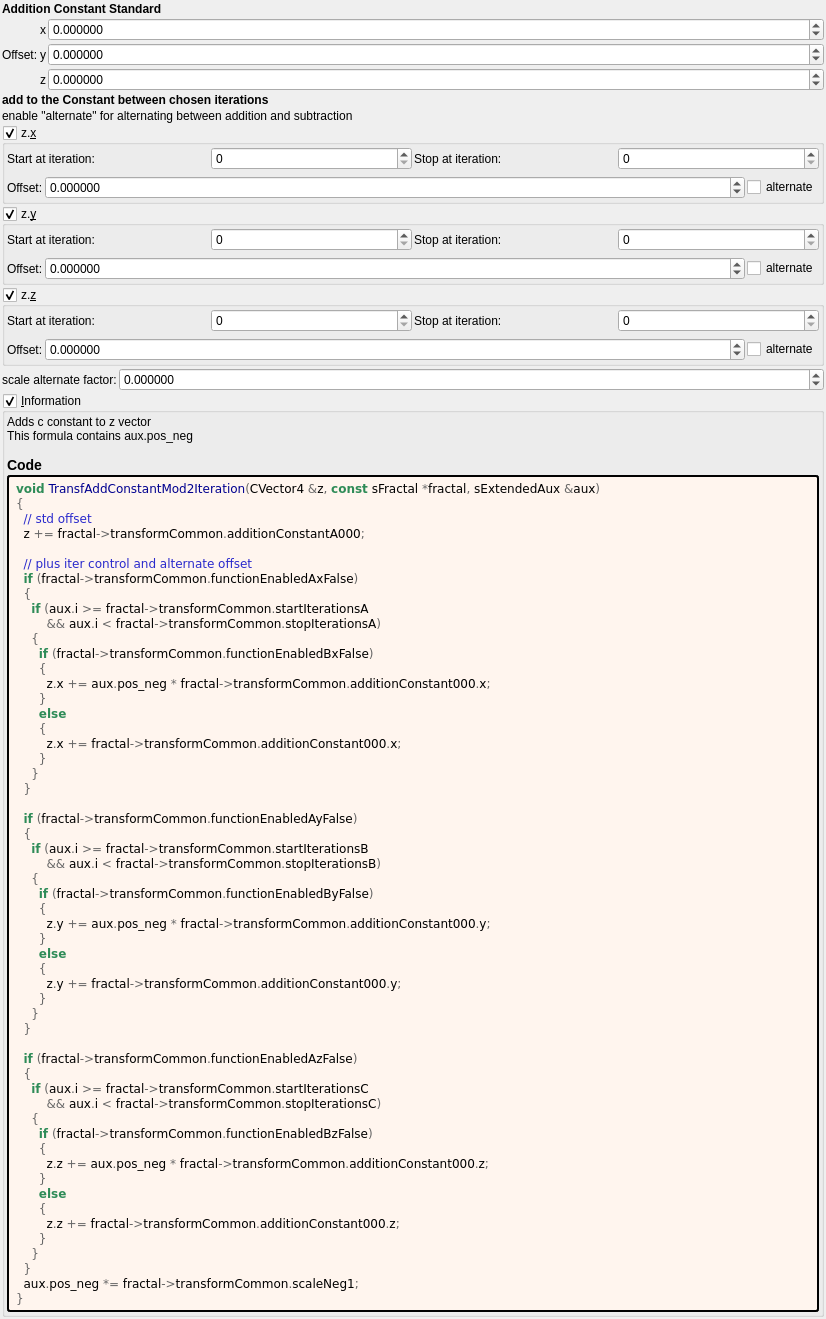
 <widget class="QWidget" name="Form">
  <property name="geometry">
   <rect>
    <x>0</x>
    <y>0</y>
    <width>826</width>
    <height>976</height>
   </rect>
  </property>
  <property name="windowTitle">
   <string notr="true">transf_add_constant_mod2</string>
  </property>
  <layout class="QVBoxLayout" name="verticalLayout">
   <property name="spacing">
    <number>2</number>
   </property>
   <property name="leftMargin">
    <number>2</number>
   </property>
   <property name="topMargin">
    <number>2</number>
   </property>
   <property name="rightMargin">
    <number>2</number>
   </property>
   <property name="bottomMargin">
    <number>2</number>
   </property>
   <item>
    <widget class="QLabel" name="label_257">
     <property name="font">
      <font>
       <weight>75</weight>
       <bold>true</bold>
      </font>
     </property>
     <property name="text">
      <string>Addition Constant Standard</string>
     </property>
    </widget>
   </item>
   <item>
    <layout class="QGridLayout" name="gridLayout_63" columnstretch="0,0,0,1">
     <property name="spacing">
      <number>2</number>
     </property>
     <item row="2" column="2">
      <widget class="QLabel" name="label_114">
       <property name="text">
        <string notr="true">x</string>
       </property>
      </widget>
     </item>
     <item row="2" column="3">
      <widget class="MyDoubleSpinBox" name="spinbox3_transf_addition_constantA_000_x">
       <property name="sizePolicy">
        <sizepolicy hsizetype="Minimum" vsizetype="Maximum">
         <horstretch>0</horstretch>
         <verstretch>0</verstretch>
        </sizepolicy>
       </property>
       <property name="prefix">
        <string/>
       </property>
       <property name="suffix">
        <string/>
       </property>
       <property name="decimals">
        <number>6</number>
       </property>
       <property name="minimum">
        <double>-99.989999999999995</double>
       </property>
       <property name="maximum">
        <double>99.989999999999995</double>
       </property>
       <property name="singleStep">
        <double>0.100000000000000</double>
       </property>
      </widget>
     </item>
     <item row="4" column="2">
      <widget class="QLabel" name="label_115">
       <property name="text">
        <string notr="true">z</string>
       </property>
      </widget>
     </item>
     <item row="3" column="2">
      <widget class="QLabel" name="label_113">
       <property name="text">
        <string notr="true">y</string>
       </property>
      </widget>
     </item>
     <item row="4" column="3">
      <widget class="MyDoubleSpinBox" name="spinbox3_transf_addition_constantA_000_z">
       <property name="sizePolicy">
        <sizepolicy hsizetype="Minimum" vsizetype="Maximum">
         <horstretch>0</horstretch>
         <verstretch>0</verstretch>
        </sizepolicy>
       </property>
       <property name="prefix">
        <string/>
       </property>
       <property name="suffix">
        <string/>
       </property>
       <property name="decimals">
        <number>6</number>
       </property>
       <property name="minimum">
        <double>-99.989999999999995</double>
       </property>
       <property name="maximum">
        <double>99.989999999999995</double>
       </property>
       <property name="singleStep">
        <double>0.100000000000000</double>
       </property>
      </widget>
     </item>
     <item row="3" column="3">
      <widget class="MyDoubleSpinBox" name="spinbox3_transf_addition_constantA_000_y">
       <property name="sizePolicy">
        <sizepolicy hsizetype="Minimum" vsizetype="Maximum">
         <horstretch>0</horstretch>
         <verstretch>0</verstretch>
        </sizepolicy>
       </property>
       <property name="prefix">
        <string/>
       </property>
       <property name="suffix">
        <string/>
       </property>
       <property name="decimals">
        <number>6</number>
       </property>
       <property name="minimum">
        <double>-99.989999999999995</double>
       </property>
       <property name="maximum">
        <double>99.989999999999995</double>
       </property>
       <property name="singleStep">
        <double>0.100000000000000</double>
       </property>
      </widget>
     </item>
     <item row="3" column="1">
      <widget class="QLabel" name="label_255">
       <property name="text">
        <string>Offset:</string>
       </property>
      </widget>
     </item>
    </layout>
   </item>
   <item>
    <widget class="QLabel" name="label_259">
     <property name="font">
      <font>
       <weight>75</weight>
       <bold>true</bold>
      </font>
     </property>
     <property name="text">
      <string>add to the Constant between chosen iterations</string>
     </property>
    </widget>
   </item>
   <item>
    <widget class="QLabel" name="label_76">
     <property name="text">
      <string>enable &quot;alternate&quot; for alternating between addition and subtraction</string>
     </property>
    </widget>
   </item>
   <item>
    <widget class="MyGroupBox" name="groupCheck_transf_function_enabledAx_false">
     <property name="title">
      <string>z.&amp;x</string>
     </property>
     <property name="checkable">
      <bool>true</bool>
     </property>
     <layout class="QVBoxLayout" name="verticalLayout_14">
      <property name="leftMargin">
       <number>2</number>
      </property>
      <property name="topMargin">
       <number>2</number>
      </property>
      <property name="rightMargin">
       <number>2</number>
      </property>
      <property name="bottomMargin">
       <number>2</number>
      </property>
      <item>
       <layout class="QGridLayout" name="gridLayout_85">
        <property name="spacing">
         <number>2</number>
        </property>
        <item row="2" column="3">
         <widget class="QLabel" name="label_55">
          <property name="text">
           <string>Stop at iteration:</string>
          </property>
         </widget>
        </item>
        <item row="2" column="4">
         <widget class="MySpinBox" name="spinboxInt_transf_stop_iterations_A">
          <property name="sizePolicy">
           <sizepolicy hsizetype="Preferred" vsizetype="Maximum">
            <horstretch>0</horstretch>
            <verstretch>0</verstretch>
           </sizepolicy>
          </property>
          <property name="maximum">
           <number>999</number>
          </property>
         </widget>
        </item>
        <item row="2" column="2">
         <widget class="MySpinBox" name="spinboxInt_transf_start_iterations_A">
          <property name="sizePolicy">
           <sizepolicy hsizetype="Minimum" vsizetype="Maximum">
            <horstretch>0</horstretch>
            <verstretch>0</verstretch>
           </sizepolicy>
          </property>
          <property name="minimum">
           <number>0</number>
          </property>
          <property name="maximum">
           <number>999</number>
          </property>
          <property name="value">
           <number>0</number>
          </property>
         </widget>
        </item>
        <item row="2" column="1">
         <widget class="QLabel" name="label_75">
          <property name="text">
           <string>Start at iteration:</string>
          </property>
         </widget>
        </item>
       </layout>
      </item>
      <item>
       <layout class="QGridLayout" name="gridLayout_68" columnstretch="0,0,0,1,0">
        <property name="spacing">
         <number>2</number>
        </property>
        <item row="1" column="3">
         <widget class="MyDoubleSpinBox" name="spinbox3_transf_addition_constant_x">
          <property name="sizePolicy">
           <sizepolicy hsizetype="Minimum" vsizetype="Maximum">
            <horstretch>0</horstretch>
            <verstretch>0</verstretch>
           </sizepolicy>
          </property>
          <property name="prefix">
           <string/>
          </property>
          <property name="suffix">
           <string/>
          </property>
          <property name="decimals">
           <number>6</number>
          </property>
          <property name="minimum">
           <double>-99.989999999999995</double>
          </property>
          <property name="maximum">
           <double>99.989999999999995</double>
          </property>
          <property name="singleStep">
           <double>0.100000000000000</double>
          </property>
         </widget>
        </item>
        <item row="1" column="0" colspan="2">
         <widget class="QLabel" name="label_265">
          <property name="text">
           <string>Offset:</string>
          </property>
         </widget>
        </item>
        <item row="1" column="4">
         <widget class="MyCheckBox" name="checkBox_transf_function_enabledBx_false">
          <property name="text">
           <string notr="true">alternate</string>
          </property>
         </widget>
        </item>
       </layout>
      </item>
     </layout>
    </widget>
   </item>
   <item>
    <widget class="MyGroupBox" name="groupCheck_transf_function_enabledAy_false">
     <property name="title">
      <string>z.&amp;y</string>
     </property>
     <property name="checkable">
      <bool>true</bool>
     </property>
     <layout class="QVBoxLayout" name="verticalLayout_11">
      <property name="leftMargin">
       <number>2</number>
      </property>
      <property name="topMargin">
       <number>2</number>
      </property>
      <property name="rightMargin">
       <number>2</number>
      </property>
      <property name="bottomMargin">
       <number>2</number>
      </property>
      <item>
       <layout class="QGridLayout" name="gridLayout_83">
        <property name="spacing">
         <number>2</number>
        </property>
        <item row="2" column="3">
         <widget class="QLabel" name="label_53">
          <property name="text">
           <string>Stop at iteration:</string>
          </property>
         </widget>
        </item>
        <item row="2" column="4">
         <widget class="MySpinBox" name="spinboxInt_transf_stop_iterations_B">
          <property name="sizePolicy">
           <sizepolicy hsizetype="Preferred" vsizetype="Maximum">
            <horstretch>0</horstretch>
            <verstretch>0</verstretch>
           </sizepolicy>
          </property>
          <property name="maximum">
           <number>999</number>
          </property>
         </widget>
        </item>
        <item row="2" column="2">
         <widget class="MySpinBox" name="spinboxInt_transf_start_iterations_B">
          <property name="sizePolicy">
           <sizepolicy hsizetype="Minimum" vsizetype="Maximum">
            <horstretch>0</horstretch>
            <verstretch>0</verstretch>
           </sizepolicy>
          </property>
          <property name="minimum">
           <number>0</number>
          </property>
          <property name="maximum">
           <number>999</number>
          </property>
          <property name="value">
           <number>0</number>
          </property>
         </widget>
        </item>
        <item row="2" column="1">
         <widget class="QLabel" name="label_73">
          <property name="text">
           <string>Start at iteration:</string>
          </property>
         </widget>
        </item>
       </layout>
      </item>
      <item>
       <layout class="QGridLayout" name="gridLayout_66" columnstretch="0,0,0,1,0">
        <property name="spacing">
         <number>2</number>
        </property>
        <item row="1" column="3">
         <widget class="MyDoubleSpinBox" name="spinbox3_transf_addition_constant_y">
          <property name="sizePolicy">
           <sizepolicy hsizetype="Minimum" vsizetype="Maximum">
            <horstretch>0</horstretch>
            <verstretch>0</verstretch>
           </sizepolicy>
          </property>
          <property name="prefix">
           <string/>
          </property>
          <property name="suffix">
           <string/>
          </property>
          <property name="decimals">
           <number>6</number>
          </property>
          <property name="minimum">
           <double>-99.989999999999995</double>
          </property>
          <property name="maximum">
           <double>99.989999999999995</double>
          </property>
          <property name="singleStep">
           <double>0.100000000000000</double>
          </property>
         </widget>
        </item>
        <item row="1" column="0" colspan="2">
         <widget class="QLabel" name="label_262">
          <property name="text">
           <string>Offset:</string>
          </property>
         </widget>
        </item>
        <item row="1" column="4">
         <widget class="MyCheckBox" name="checkBox_transf_function_enabledBy_false">
          <property name="text">
           <string notr="true">alternate</string>
          </property>
         </widget>
        </item>
       </layout>
      </item>
     </layout>
    </widget>
   </item>
   <item>
    <widget class="MyGroupBox" name="groupCheck_transf_function_enabledAz_false">
     <property name="title">
      <string>z.&amp;z</string>
     </property>
     <property name="checkable">
      <bool>true</bool>
     </property>
     <layout class="QVBoxLayout" name="verticalLayout_12">
      <property name="leftMargin">
       <number>2</number>
      </property>
      <property name="topMargin">
       <number>2</number>
      </property>
      <property name="rightMargin">
       <number>2</number>
      </property>
      <property name="bottomMargin">
       <number>2</number>
      </property>
      <item>
       <layout class="QGridLayout" name="gridLayout_84">
        <property name="spacing">
         <number>2</number>
        </property>
        <item row="2" column="3">
         <widget class="QLabel" name="label_54">
          <property name="text">
           <string>Stop at iteration:</string>
          </property>
         </widget>
        </item>
        <item row="2" column="4">
         <widget class="MySpinBox" name="spinboxInt_transf_stop_iterations_C">
          <property name="sizePolicy">
           <sizepolicy hsizetype="Preferred" vsizetype="Maximum">
            <horstretch>0</horstretch>
            <verstretch>0</verstretch>
           </sizepolicy>
          </property>
          <property name="maximum">
           <number>999</number>
          </property>
         </widget>
        </item>
        <item row="2" column="2">
         <widget class="MySpinBox" name="spinboxInt_transf_start_iterations_C">
          <property name="sizePolicy">
           <sizepolicy hsizetype="Minimum" vsizetype="Maximum">
            <horstretch>0</horstretch>
            <verstretch>0</verstretch>
           </sizepolicy>
          </property>
          <property name="minimum">
           <number>0</number>
          </property>
          <property name="maximum">
           <number>999</number>
          </property>
          <property name="value">
           <number>0</number>
          </property>
         </widget>
        </item>
        <item row="2" column="1">
         <widget class="QLabel" name="label_74">
          <property name="text">
           <string>Start at iteration:</string>
          </property>
         </widget>
        </item>
       </layout>
      </item>
      <item>
       <layout class="QGridLayout" name="gridLayout_67" columnstretch="0,0,0,1,0">
        <property name="spacing">
         <number>2</number>
        </property>
        <item row="1" column="0" colspan="2">
         <widget class="QLabel" name="label_263">
          <property name="text">
           <string>Offset:</string>
          </property>
         </widget>
        </item>
        <item row="1" column="3">
         <widget class="MyDoubleSpinBox" name="spinbox3_transf_addition_constant_z">
          <property name="sizePolicy">
           <sizepolicy hsizetype="Minimum" vsizetype="Maximum">
            <horstretch>0</horstretch>
            <verstretch>0</verstretch>
           </sizepolicy>
          </property>
          <property name="prefix">
           <string/>
          </property>
          <property name="suffix">
           <string/>
          </property>
          <property name="decimals">
           <number>6</number>
          </property>
          <property name="minimum">
           <double>-99.989999999999995</double>
          </property>
          <property name="maximum">
           <double>99.989999999999995</double>
          </property>
          <property name="singleStep">
           <double>0.100000000000000</double>
          </property>
         </widget>
        </item>
        <item row="1" column="4">
         <widget class="MyCheckBox" name="checkBox_transf_function_enabledBz_false">
          <property name="text">
           <string notr="true">alternate</string>
          </property>
         </widget>
        </item>
       </layout>
      </item>
     </layout>
    </widget>
   </item>
   <item>
    <layout class="QGridLayout" name="gridLayout" columnstretch="0,1">
     <item row="0" column="0">
      <widget class="QLabel" name="label_260">
       <property name="text">
        <string>scale alternate factor:</string>
       </property>
      </widget>
     </item>
     <item row="0" column="1">
      <widget class="MyDoubleSpinBox" name="spinbox_transf_scale_neg1">
       <property name="sizePolicy">
        <sizepolicy hsizetype="Minimum" vsizetype="Maximum">
         <horstretch>0</horstretch>
         <verstretch>0</verstretch>
        </sizepolicy>
       </property>
       <property name="prefix">
        <string/>
       </property>
       <property name="suffix">
        <string/>
       </property>
       <property name="decimals">
        <number>6</number>
       </property>
       <property name="minimum">
        <double>-99.989999999999995</double>
       </property>
       <property name="maximum">
        <double>99.989999999999995</double>
       </property>
       <property name="singleStep">
        <double>0.100000000000000</double>
       </property>
      </widget>
     </item>
    </layout>
   </item>
   <item>
    <widget class="MyGroupBox" name="groupCheck_info">
     <property name="title">
      <string>&amp;Information</string>
     </property>
     <property name="flat">
      <bool>false</bool>
     </property>
     <property name="checkable">
      <bool>true</bool>
     </property>
     <layout class="QVBoxLayout" name="verticalLayout_2">
      <property name="spacing">
       <number>2</number>
      </property>
      <property name="leftMargin">
       <number>2</number>
      </property>
      <property name="topMargin">
       <number>2</number>
      </property>
      <property name="rightMargin">
       <number>2</number>
      </property>
      <property name="bottomMargin">
       <number>2</number>
      </property>
      <item>
       <widget class="QLabel" name="label_information_general">
        <property name="text">
         <string notr="true">&lt;p&gt;Adds c constant to z vector&lt;br&gt;This formula contains aux.pos_neg&lt;/p&gt;&lt;table&gt;
&lt;/table&gt;
&lt;h3&gt;Code&lt;/h3&gt;</string>
        </property>
        <property name="wordWrap">
         <bool>true</bool>
        </property>
        <property name="openExternalLinks">
         <bool>true</bool>
        </property>
        <property name="textInteractionFlags">
         <set>Qt::LinksAccessibleByMouse|Qt::TextSelectableByMouse</set>
        </property>
       </widget>
      </item>
      <item>
       <widget class="QLabel" name="label_code_content">
        <property name="styleSheet">
         <string notr="true">border-style: outset; border-width: 2px; border-radius: 3px; border-color: black; background-color: #fff5ee; padding: 4px;</string>
        </property>
        <property name="text">
         <string notr="true">&lt;body style=&quot;background-color:#fff5ee&quot;&gt;
&lt;pre style=&quot;color:#000000; background-color:#fff5ee;  font-family:'Courier New',monospace;&quot;&gt;&lt;span style=&quot;color:#2e8b57; font-weight:bold&quot;&gt;void&lt;/span&gt; &lt;span style=&quot;color:#00008f&quot;&gt;TransfAddConstantMod2Iteration&lt;/span&gt;&lt;span style=&quot;color:#676767&quot;&gt;(&lt;/span&gt;CVector4 &lt;span style=&quot;color:#676767&quot;&gt;&amp;amp;&lt;/span&gt;z&lt;span style=&quot;color:#676767&quot;&gt;,&lt;/span&gt; &lt;span style=&quot;color:#2e8b57; font-weight:bold&quot;&gt;const&lt;/span&gt; sFractal &lt;span style=&quot;color:#676767&quot;&gt;*&lt;/span&gt;fractal&lt;span style=&quot;color:#676767&quot;&gt;,&lt;/span&gt; sExtendedAux &lt;span style=&quot;color:#676767&quot;&gt;&amp;amp;&lt;/span&gt;aux&lt;span style=&quot;color:#676767&quot;&gt;)&lt;/span&gt;
&lt;span style=&quot;color:#676767&quot;&gt;{&lt;/span&gt;
  &lt;span style=&quot;color:#2929cc&quot;&gt;// std offset&lt;/span&gt;
  z &lt;span style=&quot;color:#676767&quot;&gt;+=&lt;/span&gt; fractal&lt;span style=&quot;color:#676767&quot;&gt;-&amp;gt;&lt;/span&gt;transformCommon&lt;span style=&quot;color:#676767&quot;&gt;.&lt;/span&gt;additionConstantA000&lt;span style=&quot;color:#676767&quot;&gt;;&lt;/span&gt;

  &lt;span style=&quot;color:#2929cc&quot;&gt;// plus iter control and alternate offset&lt;/span&gt;
  &lt;span style=&quot;color:#2e8b57; font-weight:bold&quot;&gt;if&lt;/span&gt; &lt;span style=&quot;color:#676767&quot;&gt;(&lt;/span&gt;fractal&lt;span style=&quot;color:#676767&quot;&gt;-&amp;gt;&lt;/span&gt;transformCommon&lt;span style=&quot;color:#676767&quot;&gt;.&lt;/span&gt;functionEnabledAxFalse&lt;span style=&quot;color:#676767&quot;&gt;)&lt;/span&gt;
  &lt;span style=&quot;color:#676767&quot;&gt;{&lt;/span&gt;
    &lt;span style=&quot;color:#2e8b57; font-weight:bold&quot;&gt;if&lt;/span&gt; &lt;span style=&quot;color:#676767&quot;&gt;(&lt;/span&gt;aux&lt;span style=&quot;color:#676767&quot;&gt;.&lt;/span&gt;i &lt;span style=&quot;color:#676767&quot;&gt;&amp;gt;=&lt;/span&gt; fractal&lt;span style=&quot;color:#676767&quot;&gt;-&amp;gt;&lt;/span&gt;transformCommon&lt;span style=&quot;color:#676767&quot;&gt;.&lt;/span&gt;startIterationsA
        &lt;span style=&quot;color:#676767&quot;&gt;&amp;amp;&amp;amp;&lt;/span&gt; aux&lt;span style=&quot;color:#676767&quot;&gt;.&lt;/span&gt;i &lt;span style=&quot;color:#676767&quot;&gt;&amp;lt;&lt;/span&gt; fractal&lt;span style=&quot;color:#676767&quot;&gt;-&amp;gt;&lt;/span&gt;transformCommon&lt;span style=&quot;color:#676767&quot;&gt;.&lt;/span&gt;stopIterationsA&lt;span style=&quot;color:#676767&quot;&gt;)&lt;/span&gt;
    &lt;span style=&quot;color:#676767&quot;&gt;{&lt;/span&gt;
      &lt;span style=&quot;color:#2e8b57; font-weight:bold&quot;&gt;if&lt;/span&gt; &lt;span style=&quot;color:#676767&quot;&gt;(&lt;/span&gt;fractal&lt;span style=&quot;color:#676767&quot;&gt;-&amp;gt;&lt;/span&gt;transformCommon&lt;span style=&quot;color:#676767&quot;&gt;.&lt;/span&gt;functionEnabledBxFalse&lt;span style=&quot;color:#676767&quot;&gt;)&lt;/span&gt;
      &lt;span style=&quot;color:#676767&quot;&gt;{&lt;/span&gt;
        z&lt;span style=&quot;color:#676767&quot;&gt;.&lt;/span&gt;x &lt;span style=&quot;color:#676767&quot;&gt;+=&lt;/span&gt; aux&lt;span style=&quot;color:#676767&quot;&gt;.&lt;/span&gt;pos_neg &lt;span style=&quot;color:#676767&quot;&gt;*&lt;/span&gt; fractal&lt;span style=&quot;color:#676767&quot;&gt;-&amp;gt;&lt;/span&gt;transformCommon&lt;span style=&quot;color:#676767&quot;&gt;.&lt;/span&gt;additionConstant000&lt;span style=&quot;color:#676767&quot;&gt;.&lt;/span&gt;x&lt;span style=&quot;color:#676767&quot;&gt;;&lt;/span&gt;
      &lt;span style=&quot;color:#676767&quot;&gt;}&lt;/span&gt;
      &lt;span style=&quot;color:#2e8b57; font-weight:bold&quot;&gt;else&lt;/span&gt;
      &lt;span style=&quot;color:#676767&quot;&gt;{&lt;/span&gt;
        z&lt;span style=&quot;color:#676767&quot;&gt;.&lt;/span&gt;x &lt;span style=&quot;color:#676767&quot;&gt;+=&lt;/span&gt; fractal&lt;span style=&quot;color:#676767&quot;&gt;-&amp;gt;&lt;/span&gt;transformCommon&lt;span style=&quot;color:#676767&quot;&gt;.&lt;/span&gt;additionConstant000&lt;span style=&quot;color:#676767&quot;&gt;.&lt;/span&gt;x&lt;span style=&quot;color:#676767&quot;&gt;;&lt;/span&gt;
      &lt;span style=&quot;color:#676767&quot;&gt;}&lt;/span&gt;
    &lt;span style=&quot;color:#676767&quot;&gt;}&lt;/span&gt;
  &lt;span style=&quot;color:#676767&quot;&gt;}&lt;/span&gt;

  &lt;span style=&quot;color:#2e8b57; font-weight:bold&quot;&gt;if&lt;/span&gt; &lt;span style=&quot;color:#676767&quot;&gt;(&lt;/span&gt;fractal&lt;span style=&quot;color:#676767&quot;&gt;-&amp;gt;&lt;/span&gt;transformCommon&lt;span style=&quot;color:#676767&quot;&gt;.&lt;/span&gt;functionEnabledAyFalse&lt;span style=&quot;color:#676767&quot;&gt;)&lt;/span&gt;
  &lt;span style=&quot;color:#676767&quot;&gt;{&lt;/span&gt;
    &lt;span style=&quot;color:#2e8b57; font-weight:bold&quot;&gt;if&lt;/span&gt; &lt;span style=&quot;color:#676767&quot;&gt;(&lt;/span&gt;aux&lt;span style=&quot;color:#676767&quot;&gt;.&lt;/span&gt;i &lt;span style=&quot;color:#676767&quot;&gt;&amp;gt;=&lt;/span&gt; fractal&lt;span style=&quot;color:#676767&quot;&gt;-&amp;gt;&lt;/span&gt;transformCommon&lt;span style=&quot;color:#676767&quot;&gt;.&lt;/span&gt;startIterationsB
        &lt;span style=&quot;color:#676767&quot;&gt;&amp;amp;&amp;amp;&lt;/span&gt; aux&lt;span style=&quot;color:#676767&quot;&gt;.&lt;/span&gt;i &lt;span style=&quot;color:#676767&quot;&gt;&amp;lt;&lt;/span&gt; fractal&lt;span style=&quot;color:#676767&quot;&gt;-&amp;gt;&lt;/span&gt;transformCommon&lt;span style=&quot;color:#676767&quot;&gt;.&lt;/span&gt;stopIterationsB&lt;span style=&quot;color:#676767&quot;&gt;)&lt;/span&gt;
    &lt;span style=&quot;color:#676767&quot;&gt;{&lt;/span&gt;
      &lt;span style=&quot;color:#2e8b57; font-weight:bold&quot;&gt;if&lt;/span&gt; &lt;span style=&quot;color:#676767&quot;&gt;(&lt;/span&gt;fractal&lt;span style=&quot;color:#676767&quot;&gt;-&amp;gt;&lt;/span&gt;transformCommon&lt;span style=&quot;color:#676767&quot;&gt;.&lt;/span&gt;functionEnabledByFalse&lt;span style=&quot;color:#676767&quot;&gt;)&lt;/span&gt;
      &lt;span style=&quot;color:#676767&quot;&gt;{&lt;/span&gt;
        z&lt;span style=&quot;color:#676767&quot;&gt;.&lt;/span&gt;y &lt;span style=&quot;color:#676767&quot;&gt;+=&lt;/span&gt; aux&lt;span style=&quot;color:#676767&quot;&gt;.&lt;/span&gt;pos_neg &lt;span style=&quot;color:#676767&quot;&gt;*&lt;/span&gt; fractal&lt;span style=&quot;color:#676767&quot;&gt;-&amp;gt;&lt;/span&gt;transformCommon&lt;span style=&quot;color:#676767&quot;&gt;.&lt;/span&gt;additionConstant000&lt;span style=&quot;color:#676767&quot;&gt;.&lt;/span&gt;y&lt;span style=&quot;color:#676767&quot;&gt;;&lt;/span&gt;
      &lt;span style=&quot;color:#676767&quot;&gt;}&lt;/span&gt;
      &lt;span style=&quot;color:#2e8b57; font-weight:bold&quot;&gt;else&lt;/span&gt;
      &lt;span style=&quot;color:#676767&quot;&gt;{&lt;/span&gt;
        z&lt;span style=&quot;color:#676767&quot;&gt;.&lt;/span&gt;y &lt;span style=&quot;color:#676767&quot;&gt;+=&lt;/span&gt; fractal&lt;span style=&quot;color:#676767&quot;&gt;-&amp;gt;&lt;/span&gt;transformCommon&lt;span style=&quot;color:#676767&quot;&gt;.&lt;/span&gt;additionConstant000&lt;span style=&quot;color:#676767&quot;&gt;.&lt;/span&gt;y&lt;span style=&quot;color:#676767&quot;&gt;;&lt;/span&gt;
      &lt;span style=&quot;color:#676767&quot;&gt;}&lt;/span&gt;
    &lt;span style=&quot;color:#676767&quot;&gt;}&lt;/span&gt;
  &lt;span style=&quot;color:#676767&quot;&gt;}&lt;/span&gt;

  &lt;span style=&quot;color:#2e8b57; font-weight:bold&quot;&gt;if&lt;/span&gt; &lt;span style=&quot;color:#676767&quot;&gt;(&lt;/span&gt;fractal&lt;span style=&quot;color:#676767&quot;&gt;-&amp;gt;&lt;/span&gt;transformCommon&lt;span style=&quot;color:#676767&quot;&gt;.&lt;/span&gt;functionEnabledAzFalse&lt;span style=&quot;color:#676767&quot;&gt;)&lt;/span&gt;
  &lt;span style=&quot;color:#676767&quot;&gt;{&lt;/span&gt;
    &lt;span style=&quot;color:#2e8b57; font-weight:bold&quot;&gt;if&lt;/span&gt; &lt;span style=&quot;color:#676767&quot;&gt;(&lt;/span&gt;aux&lt;span style=&quot;color:#676767&quot;&gt;.&lt;/span&gt;i &lt;span style=&quot;color:#676767&quot;&gt;&amp;gt;=&lt;/span&gt; fractal&lt;span style=&quot;color:#676767&quot;&gt;-&amp;gt;&lt;/span&gt;transformCommon&lt;span style=&quot;color:#676767&quot;&gt;.&lt;/span&gt;startIterationsC
        &lt;span style=&quot;color:#676767&quot;&gt;&amp;amp;&amp;amp;&lt;/span&gt; aux&lt;span style=&quot;color:#676767&quot;&gt;.&lt;/span&gt;i &lt;span style=&quot;color:#676767&quot;&gt;&amp;lt;&lt;/span&gt; fractal&lt;span style=&quot;color:#676767&quot;&gt;-&amp;gt;&lt;/span&gt;transformCommon&lt;span style=&quot;color:#676767&quot;&gt;.&lt;/span&gt;stopIterationsC&lt;span style=&quot;color:#676767&quot;&gt;)&lt;/span&gt;
    &lt;span style=&quot;color:#676767&quot;&gt;{&lt;/span&gt;
      &lt;span style=&quot;color:#2e8b57; font-weight:bold&quot;&gt;if&lt;/span&gt; &lt;span style=&quot;color:#676767&quot;&gt;(&lt;/span&gt;fractal&lt;span style=&quot;color:#676767&quot;&gt;-&amp;gt;&lt;/span&gt;transformCommon&lt;span style=&quot;color:#676767&quot;&gt;.&lt;/span&gt;functionEnabledBzFalse&lt;span style=&quot;color:#676767&quot;&gt;)&lt;/span&gt;
      &lt;span style=&quot;color:#676767&quot;&gt;{&lt;/span&gt;
        z&lt;span style=&quot;color:#676767&quot;&gt;.&lt;/span&gt;z &lt;span style=&quot;color:#676767&quot;&gt;+=&lt;/span&gt; aux&lt;span style=&quot;color:#676767&quot;&gt;.&lt;/span&gt;pos_neg &lt;span style=&quot;color:#676767&quot;&gt;*&lt;/span&gt; fractal&lt;span style=&quot;color:#676767&quot;&gt;-&amp;gt;&lt;/span&gt;transformCommon&lt;span style=&quot;color:#676767&quot;&gt;.&lt;/span&gt;additionConstant000&lt;span style=&quot;color:#676767&quot;&gt;.&lt;/span&gt;z&lt;span style=&quot;color:#676767&quot;&gt;;&lt;/span&gt;
      &lt;span style=&quot;color:#676767&quot;&gt;}&lt;/span&gt;
      &lt;span style=&quot;color:#2e8b57; font-weight:bold&quot;&gt;else&lt;/span&gt;
      &lt;span style=&quot;color:#676767&quot;&gt;{&lt;/span&gt;
        z&lt;span style=&quot;color:#676767&quot;&gt;.&lt;/span&gt;z &lt;span style=&quot;color:#676767&quot;&gt;+=&lt;/span&gt; fractal&lt;span style=&quot;color:#676767&quot;&gt;-&amp;gt;&lt;/span&gt;transformCommon&lt;span style=&quot;color:#676767&quot;&gt;.&lt;/span&gt;additionConstant000&lt;span style=&quot;color:#676767&quot;&gt;.&lt;/span&gt;z&lt;span style=&quot;color:#676767&quot;&gt;;&lt;/span&gt;
      &lt;span style=&quot;color:#676767&quot;&gt;}&lt;/span&gt;
    &lt;span style=&quot;color:#676767&quot;&gt;}&lt;/span&gt;
  &lt;span style=&quot;color:#676767&quot;&gt;}&lt;/span&gt;
  aux&lt;span style=&quot;color:#676767&quot;&gt;.&lt;/span&gt;pos_neg &lt;span style=&quot;color:#676767&quot;&gt;*=&lt;/span&gt; fractal&lt;span style=&quot;color:#676767&quot;&gt;-&amp;gt;&lt;/span&gt;transformCommon&lt;span style=&quot;color:#676767&quot;&gt;.&lt;/span&gt;scaleNeg1&lt;span style=&quot;color:#676767&quot;&gt;;&lt;/span&gt;
&lt;span style=&quot;color:#676767&quot;&gt;}&lt;/span&gt;
&lt;/pre&gt;
&lt;/body&gt;</string>
        </property>
        <property name="wordWrap">
         <bool>true</bool>
        </property>
        <property name="openExternalLinks">
         <bool>true</bool>
        </property>
        <property name="textInteractionFlags">
         <set>Qt::LinksAccessibleByMouse|Qt::TextSelectableByMouse</set>
        </property>
       </widget>
      </item>
     </layout>
    </widget>
   </item>
   <item>
    <spacer name="verticalSpacer">
     <property name="orientation">
      <enum>Qt::Vertical</enum>
     </property>
     <property name="sizeHint" stdset="0">
      <size>
       <width>20</width>
       <height>40</height>
      </size>
     </property>
    </spacer>
   </item>
  </layout>
 </widget>
